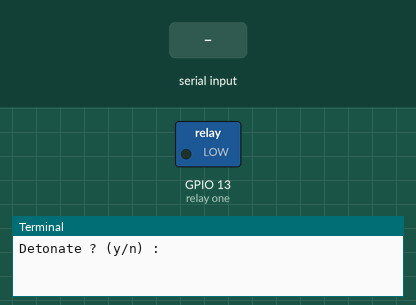
Recording of a program running on a simulated Raspberry Pi (BCM pin numbers) with an Automation HAT. On the bench: switched loads named in the program (green lamp = pin HIGH), the last lines printed to the terminal. Inputs (shaded band) come from the test bench. At 4.3 s the program stops and its outputs stay as they are.

Above: at 1.2 s.
1.3 s: "y" typed at the terminal, then Enter
At 4.9 s:
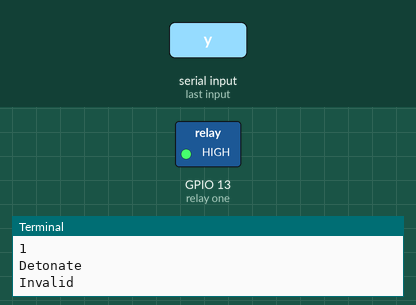
Timing chart, 0 to 5.8 s (numbered marks = the images above; inputs shaded):
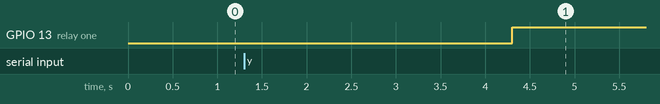

The program:

Detonator.py
```python
import automationhat
import time
detonatetrueorfalse = input('Detonate ? (y/n) : ')
if detonatetrueorfalse == "y":
    print("3")
    time.sleep(1.0)
    print("2")
    time.sleep(1.0)
    print("1")
    time.sleep(1.0)
    print("Detonate")
    automationhat.relay.one.toggle()
if detonatetrueorfalse == "n":
    print('Ok')
else:
    print('Invalid')
```

Measured:
- after the input at 1.3 s, GPIO 13 (relay one): LOW → HIGH after 3.0 s
